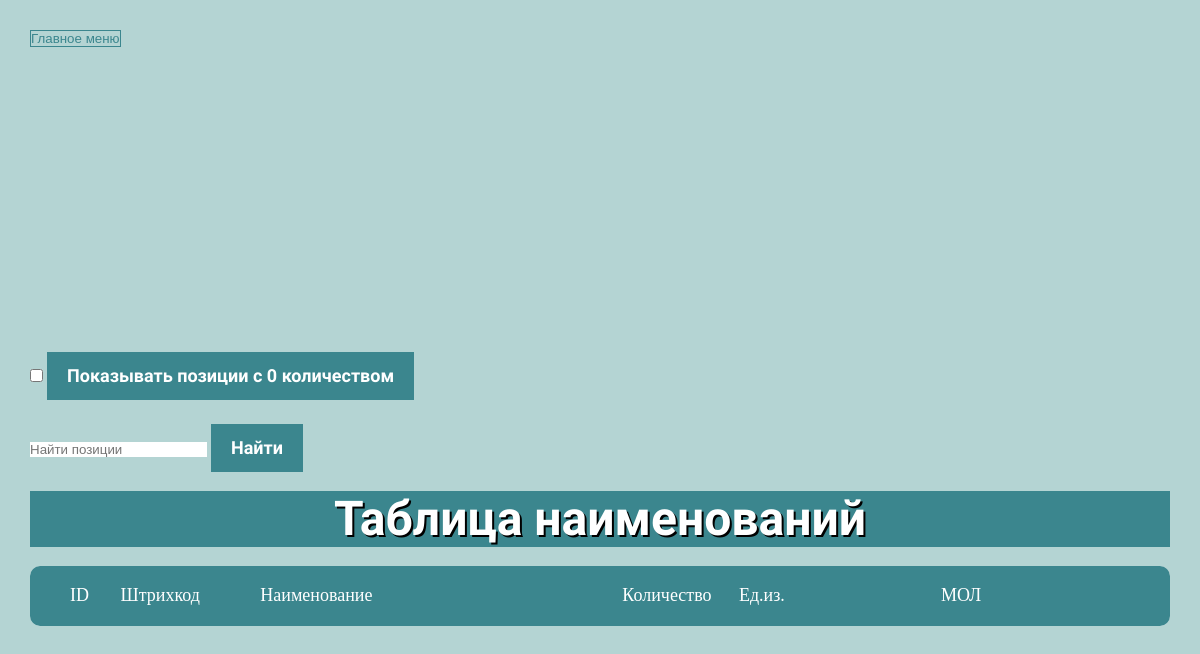
The app's page /list/, older data.
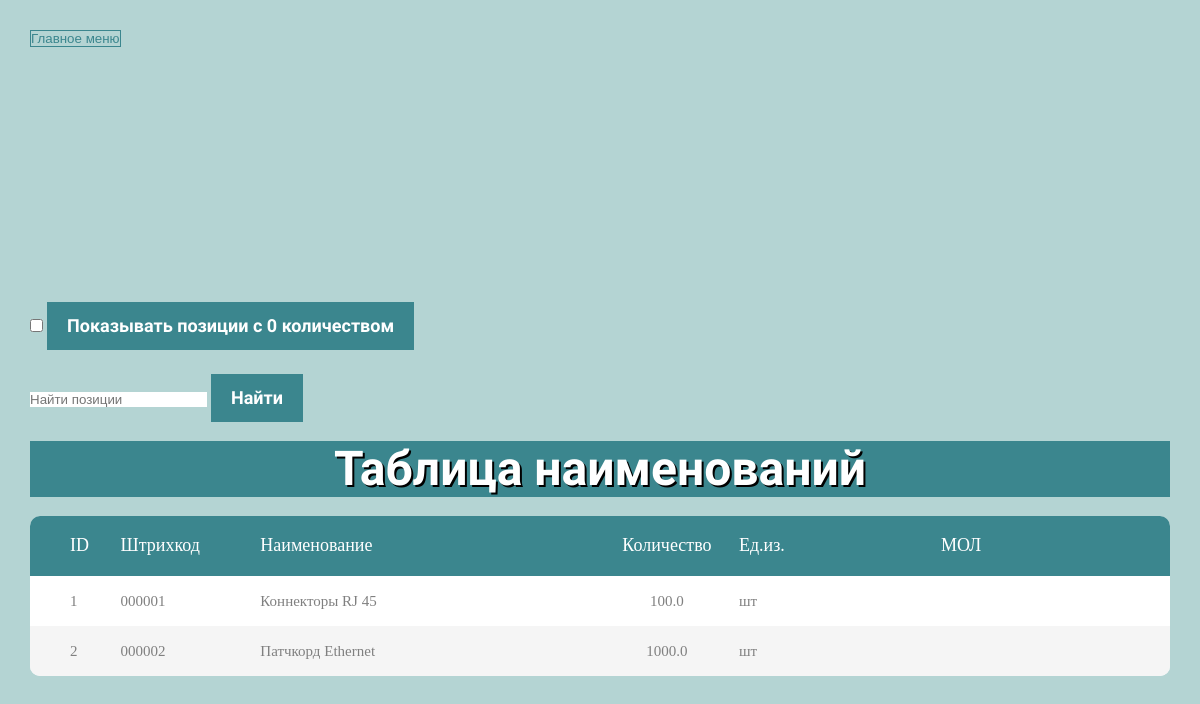
The same page, newer data.
### Positions/models.py (models this page shows)
class Positions (models.Model):
    id = models.AutoField(primary_key=True) # ИД комлектующего
    code = models.PositiveBigIntegerField(null=True) # Штрихкод
    name = models.TextField(null=True) # Наименование
    groups_id = models.ForeignKey(Groups, on_delete=models.SET_NULL, null=True) # Номенклатурная группа
    quantity = models.FloatField(null=True) # Количество
    ediz = models.TextField(null=True) # Единица измерения
    photo1 = models.ImageField(null=True, blank=True, upload_to="images/") # Фото 1
    photo2 = models.ImageField(null=True, blank=True, upload_to="images/") # Фото 2 (в упаковке)
    mol = models.ForeignKey(Persons, on_delete=models.SET_NULL, null=True) # Материально-ответственное лицо
    xyz_id = models.ForeignKey(Xyz, on_delete=models.SET_NULL, null=True) # Местонахождение

### Positions/views.py (the view, shortened to what this page needs)
# urls.py: path("list/", views.PositionLisView.as_view(), name="list"),  # таблица позиций
class PositionLisView(View):
    def get(self, request):
        check = request.GET.get("null") == '1'
        if check:
            positions = Positions.objects.all()
        else:
            positions = Positions.objects.exclude(quantity=0).exclude(quantity=None)
        return render(request, "Positions/Tables/positions_view_table.html", context={"positions":positions, "check":check})

### Positions/templates/Positions/Tables/positions_view_table.html (shortened to what this page needs)
{% extends "Positions/Tables/base_table.html" %}
{% block content %}
    {% if check %}
        <div class="blokk">
    <input type="checkbox" onclick="document.location='{% url 'list' %}?null=0'" checked/>
</div>
        <div class="blokk">
        <input type="submit" value="Показывать позиции с 0 количеством" onclick="document.location='{% url 'list' %}?null=0'"/>
</div>
    {% else %}
        <div class="blokk">
    <input type="checkbox" onclick="document.location='{% url 'list' %}?null=1'"/>
</div>
        <div class="blokk">
        <input type="submit" value="Показывать позиции с 0 количеством" onclick="document.location='{% url 'list' %}?null=1'"/>
</div>
    {% endif %}
    <form method="post">
    <div class="blokk"><input type="search" name="reg_search" placeholder="Найти позиции"></div>
    <div class="blokk"><input type="submit" value="Найти" class="button"></div>
      </form>
    <br>
            <h1>Таблица наименований</h1><br>
				<div class="table100">
					<table class="table_sort">
						<thead>
							<tr  class="table100-head">
								<th class="column1">ID</th>
								<th class="column2">Штрихкод</th>
								<th class="column3">Наименование</th>
								<th class="column4">Количество</th>
								<th class="column5">Ед.из.</th>
								<th class="column6">МОЛ</th>
							</tr>
						</thead>
						<tbody>
                        {% for pos in positions%}
								<tr onclick="document.location='position{{ pos.id }}'">
									<td class="column1">{{ pos.id }}</td>
									<td class="column2">{{ pos.code|stringformat:"06d" }}</td>
									<td class="column3">{{ pos.name }}</td>
									<td class="column4">{{ pos.quantity }}</td>
									<td class="column5">{{ pos.ediz }}</td>
									<td class="column6">{{ pos.mol.name }}</td>
								</tr>
                        {% endfor %}
						</tbody>
					</table>
				</div>
{% endblock %}

### Positions/templates/Positions/Tables/base_table.html (shortened to what this page needs)
{% load static %}
<html lang="en">
<head>
	<link rel="stylesheet" type="text/css" href='{% static "Positions/fonts/font-awesome-4.7.0/css/font-awesome.min.css" %}'>
	<link rel="stylesheet" type="text/css" href='{% static "Positions/vendor/animate/animate.css" %}'>
	<link rel="stylesheet" type="text/css" href='{% static "Positions/vendor/select2/select2.min.css" %}'>
	<link rel="stylesheet" type="text/css" href='{% static "Positions/vendor/perfect-scrollbar/perfect-scrollbar.css" %}'>
	<link rel="stylesheet" type="text/css" href='{% static "Positions/css/util.css" %}'>
	<link rel="stylesheet" type="text/css" href='{% static "Positions/css/main.css" %}'>
    <link rel="stylesheet" type="text/css" href="{% static 'Positions/css/style.css' %}">
</head>
<body>
<form>
<button type="submit" formaction="{% url 'index' %}" id="login" class="button b-back">
  <span>Главное меню</span>
</form>
	<div class="limiter">
		<div class="container-table100">
            <div class="wrap-table100">
                {% block content %}
                {% endblock %}
            </div>
        </div>
    </div>
</body>
</html>

### Positions/static/Positions/css/main.css (style rules this page uses)
* { margin: 0px; padding: 0px; box-sizing: border-box; }
body, html { height: 100%; font-family: sans-serif; }
h1 { font-size: 3em; horiz-align: center; text-align: center; font-weight: 700; color: #fff; text-shadow: 2px 2px 0 #000; line-height: 56px; padding: 0 10px; background-color: #3b868e; }
input { display: block; outline: none; border: none !important; }
.b-back { border: #3b868e 1px solid; background-color: transparent; color: #3b868e; margin: 30px 30px; }
.limiter { width: 100%; margin: 0 auto; }
.blokk { display: inline-block; }
.container-table100 { width: 100%; min-height: 100vh; background-color: #b4d4d3; display: -webkit-box; display: -webkit-flex; display: -moz-box; display: -ms-flexbox; display: flex; align-items: center; justify-content: center; flex-wrap: wrap; padding: 33px 30px; }
.wrap-table100 { width: 1170px; }
table { border-spacing: 1; border-collapse: collapse; background: white; border-radius: 10px; overflow: hidden; width: 100%; margin: 0 auto; position: relative; }
table * { position: relative; }
table td, table th { padding-left: 8px; }
table thead tr { height: 60px; background: #3b868e; }
table tbody tr { height: 50px; }
table tbody tr:last-child { border: 0; }
table td, table th { text-align: left; }
.table100-head th { font-family: OpenSans-Regular; font-size: 18px; color: #fff; line-height: 1.2; font-weight: unset; }
tbody tr:nth-child(even) { background-color: #f5f5f5; }
tbody tr { font-family: OpenSans-Regular; font-size: 15px; color: #808080; line-height: 1.2; font-weight: unset; }
.column1 { width: 20px; padding-left: 40px; }
.column2 { width: 100px; }
.column3 { width: 245px; }
.column4 { width: 70px; text-align: center; }
.column5 { width: 30px; text-align: left; }
.column6 { width: 260px; text-align: center; padding-right: 62px; }
input[type=checkbox], input[type=radio] { size: A3; }

### Positions/static/Positions/css/style.css (style rules this page uses)
*, *::before, *::after { box-sizing: border-box; }
body, html { height: 100%; font-family: 'Quicksand', sans-serif; -webkit-font-smoothing: antialiased; -moz-osx-font-smoothing: grayscale; }
body { background: #b4d4d3; filter: progid:DXImageTransform.Microsoft.gradient( startColorstr='#1e1d1f', endColorstr='#df405a', GradientType=1 ); }
.b-back { border: #3b868e 1px solid; background-color: transparent; color: #3b868e; margin: 30px 30px; }
input[type=submit] { width: 100%; height: 48px; margin-top: 24px; padding: 0px 20px; font-family: 'Quicksand', sans-serif; font-weight: 700; font-size: 18px; color: #fff; line-height: 40px; text-align: center; background-color: #3b868e; border: 1px #3b868e solid; opacity: 1; cursor: pointer; }
.box-form, .box-info, .b, .b-support, .b-cta, input[type=submit], p.field span.i { -webkit-transition: all 0.3s; -moz-transition: all 0.3s; -ms-transition: all 0.3s; -o-transition: all 0.3s; transition: all 0.3s; }

Row changes from the older to the newer data that the page shows:
added Positions: id "1", code "000001", name "Коннекторы RJ 45", quantity "100.0", ediz "шт"
added Positions: id "2", code "000002", name "Патчкорд Ethernet", quantity "1000.0", ediz "шт"
